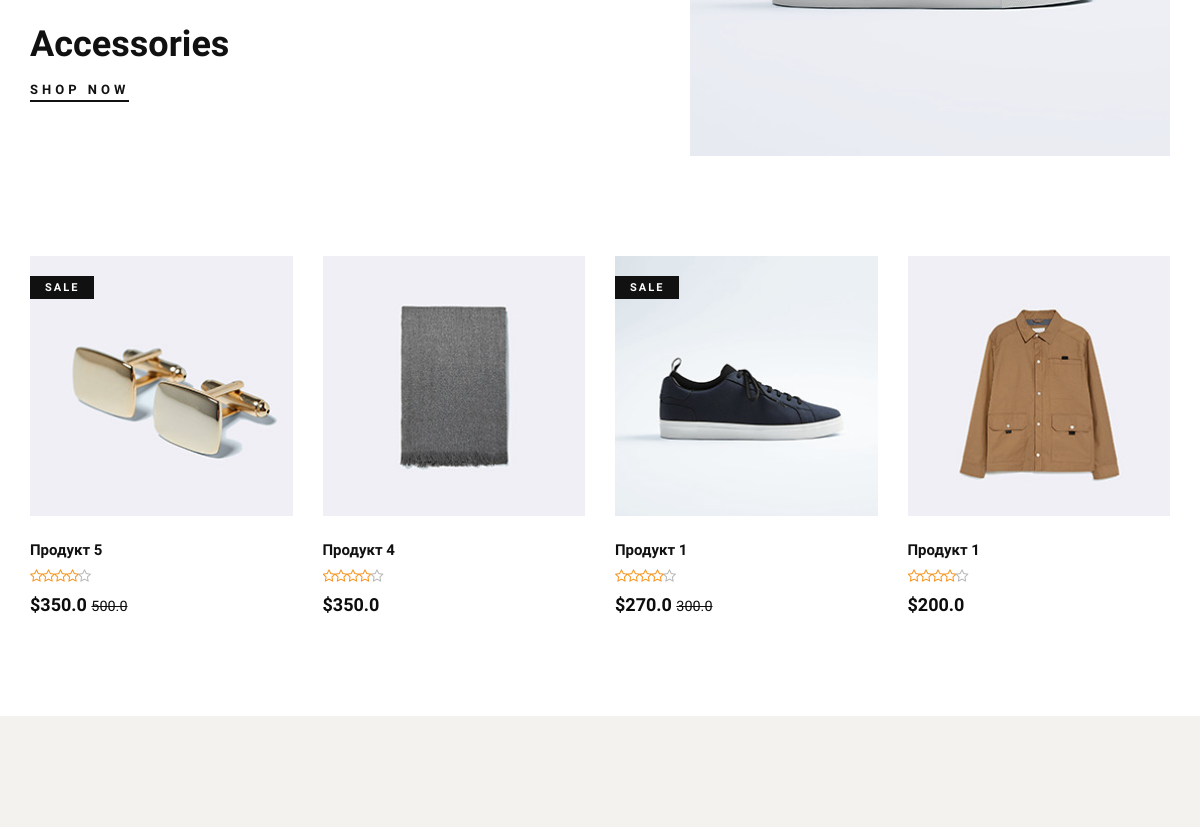
The app's page /en/ (middle part), older data.
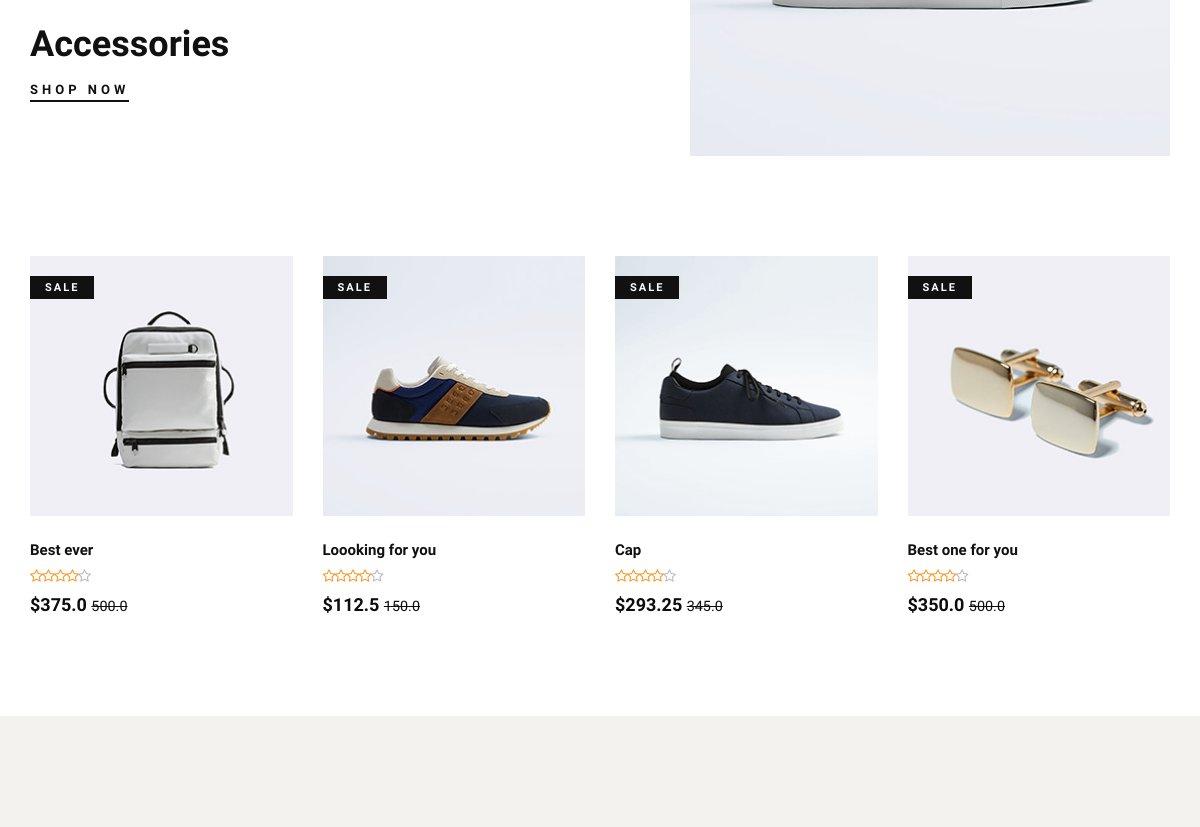
The same page, newer data.
### products/models.py (models this page shows, shortened)
class ProductModel(models.Model):
    title = models.CharField(max_length=512, verbose_name=_('title'))
    image = models.ImageField(upload_to='products', verbose_name=_('image'))
    price = models.FloatField(verbose_name=_('price'))
    real_price = models.FloatField(verbose_name=_('real_price', ), default=0)
    sizes = models.ManyToManyField(SizeModel, related_name='products')
    colors = models.ManyToManyField(ColorModel, related_name='products')
    wishlist = models.ManyToManyField(UserModel, related_name='wishlist')
    discount = models.PositiveIntegerField(default=0,
                                           validators=[
                                               MinValueValidator(0),
                                               MaxValueValidator(100)
                                           ], verbose_name=_('discount'))
    short_description = models.TextField(verbose_name=_('short_description'))
    long_description = RichTextUploadingField(verbose_name=_('long_description'))
    category = models.ForeignKey(CategoryModel, on_delete=models.PROTECT,
                                 related_name='products', null=True, verbose_name=_('category'))
    brand = models.ForeignKey(BrandModel, on_delete=models.PROTECT,
                              related_name='products', null=True, verbose_name=_('brand'))
    tags = models.ManyToManyField(ProductTagModel, related_name='products', verbose_name=_('tags'))
    created_at = models.DateTimeField(auto_now_add=True, verbose_name=_('created_at'))
    def is_discount(self):
        return self.discount != 0
    class Meta:
        verbose_name = _('product')
        verbose_name_plural = _('products')

### pages/views.py (the view)
# urls.py: path('', HomeTemplateView.as_view(), name='home'),
class HomeTemplateView(TemplateView):
    template_name = 'index.html'
    def get_context_data(self, **kwargs):
        context = super().get_context_data(**kwargs)
        context['products'] = ProductModel.objects.order_by('-pk')[:4]
        context['posts'] = PostModel.objects.order_by('-pk')[:3]
        return context

### pages/templatetags/my_tags.py (called while the page is built)
@register.simple_tag
def get_lang_url(request, lang):
    url = '/' + lang + request.path[3:]
    return url

@register.filter
def in_wishlist(product, request):
    return request.user in product.wishlist.all()

@register.filter
def in_cart(product, request):
    return product.pk in request.session.get('cart', [])

@register.simple_tag
def cart_count(request):
    return get_cart_length(request)

@register.simple_tag
def cart_price(request):
    if get_cart_length(request) == 0:
        return 0
    return ProductModel.get_from_cart(request).aggregate(
        Sum('real_price')
    )['real_price__sum']

### pages/utils.py (called while the page is built)
def get_cart_length(request):
    return len(request.session.get('cart', []))

### templates/index.html (shortened to what this page needs)
{% extends 'layouts/base.html' %}
{% load static %}
{% block content %}
    <section class="banner spad">
        <div class="container">
            <div class="row">
                <div class="col-lg-5">
                    <div class="banner__item banner__item--middle">
                        <div class="banner__item__text">
                            <h2>Accessories</h2>
                            <a href="#">Shop now</a>
                        </div>
                    </div>
                </div>
                <div class="col-lg-7">
                    <div class="banner__item banner__item--last">
                        <div class="banner__item__pic">
                            <img src="{% static 'img/banner/banner-3.jpg' %}" alt="">
                        </div>
                    </div>
                </div>
            </div>
        </div>
    </section>
    <section class="product spad">
        <div class="container">
            <div class="row product__filter">
                {% for products in products %}
                    <div class="col-lg-3 col-md-6 col-sm-6 col-md-6 col-sm-6">
                        {% include 'layouts/product_block.html' %}
                    </div>
                {% endfor %}
            </div>
        </div>
    </section>
    <section class="categories spad">
    </section>
{% endblock %}

### templates/layouts/product_block.html (shortened to what this page needs)
{% load static %}
{% load my_tags %}
<div class="product__item sale">
    <div class="product__item__pic set-bg"
         data-setbg="{{ products.image.url }}">
        {% if products.is_discount %}
            <span class="label">Sale</span>
        {% endif %}
    </div>
    <div class="product__item__text">
        <h6>{{ products.title }}</h6>
        <div class="rating">
            <i class="fa fa-star-o"></i>
            <i class="fa fa-star-o"></i>
            <i class="fa fa-star-o"></i>
            <i class="fa fa-star-o"></i>
            <i class="fa fa-star-o"></i>
        </div>
        <h5>${{ products.real_price }}
            {% if products.is_discount %}
                <strike class="small">{{ products.price }}</strike>
            {% endif %}
        </h5>
    </div>
</div>

Row changes from the older to the newer data that the page shows:
no longer on this page (row edited): ProductModel: shows a picture, title "Продукт 4", real_price "350.0"
no longer on this page (row edited): ProductModel: discount "SALE", title "Продукт 1", real_price "270.0", price "300.0"
no longer on this page (row edited): ProductModel: shows a picture, title "Продукт 1", real_price "200.0"
added ProductModel: shows a picture, discount "SALE", title "Best ever", real_price "375.0", price "500.0"
added ProductModel: shows a picture, discount "SALE", title "Loooking for you", real_price "112.5", price "150.0"
added ProductModel: discount "SALE", title "Cap", real_price "293.25", price "345.0"
changed ProductModel: title "Продукт 5" → "Best one for you"
